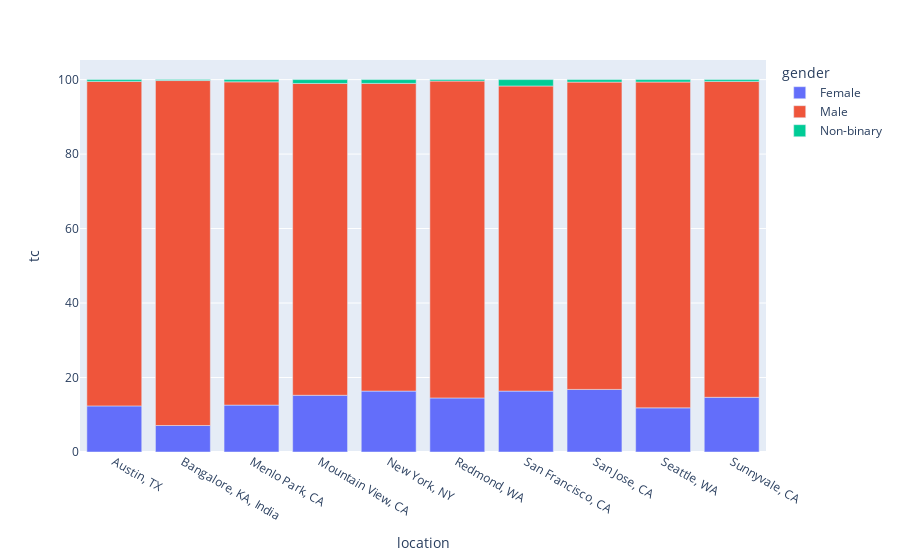

The cell this chart's notebook holds for it:
### Code cell
px.bar(grped, x='location', y='tc', color='gender')

### Figure 1 — Plotly figure (JSON) as saved in the notebook; plotly's stock layout.template omitted (floating-point values rounded to 4 significant figures)
{"data": [{"alignmentgroup": "True", "hovertemplate": "gender=Female<br>location=%{x}<br>tc=%{y}<extra></extra>", "legendgroup": "Female", "marker": {"color": "#636efa", "pattern": {"shape": ""}}, "name": "Female", "offsetgroup": "Female", "orientation": "v", "showlegend": true, "textposition": "auto", "type": "bar", "x": ["Austin, TX", "Bangalore, KA, India", "Menlo Park, CA", "Mountain View, CA", "New York, NY", "Redmond, WA", "San Francisco, CA", "San Jose, CA", "Seattle, WA", "Sunnyvale, CA"], "xaxis": "x", "y": [12.38, 7.119, 12.59, 15.23, 16.35, 14.52, 16.35, 16.81, 11.85, 14.69], "yaxis": "y"}, {"alignmentgroup": "True", "hovertemplate": "gender=Male<br>location=%{x}<br>tc=%{y}<extra></extra>", "legendgroup": "Male", "marker": {"color": "#EF553B", "pattern": {"shape": ""}}, "name": "Male", "offsetgroup": "Male", "orientation": "v", "showlegend": true, "textposition": "auto", "type": "bar", "x": ["Austin, TX", "Bangalore, KA, India", "Menlo Park, CA", "Mountain View, CA", "New York, NY", "Redmond, WA", "San Francisco, CA", "San Jose, CA", "Seattle, WA", "Sunnyvale, CA"], "xaxis": "x", "y": [87.14, 92.63, 86.8, 83.74, 82.63, 85.09, 81.94, 82.52, 87.49, 84.83], "yaxis": "y"}, {"alignmentgroup": "True", "hovertemplate": "gender=Non-binary<br>location=%{x}<br>tc=%{y}<extra></extra>", "legendgroup": "Non-binary", "marker": {"color": "#00cc96", "pattern": {"shape": ""}}, "name": "Non-binary", "offsetgroup": "Non-binary", "orientation": "v", "showlegend": true, "textposition": "auto", "type": "bar", "x": ["Austin, TX", "Bangalore, KA, India", "Menlo Park, CA", "Mountain View, CA", "New York, NY", "Redmond, WA", "San Francisco, CA", "San Jose, CA", "Seattle, WA", "Sunnyvale, CA"], "xaxis": "x", "y": [0.4798, 0.2542, 0.6053, 1.034, 1.014, 0.3889, 1.71, 0.6757, 0.6532, 0.4804], "yaxis": "y"}], "layout": {"barmode": "relative", "legend": {"title": {"text": "gender"}, "tracegroupgap": 0}, "margin": {"t": 60}, "xaxis": {"anchor": "y", "domain": [0, 1], "title": {"text": "location"}}, "yaxis": {"anchor": "x", "domain": [0, 1], "title": {"text": "tc"}}}}
